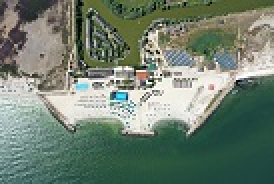
#> input picture resources/Gura_Portitei_Scara_0025.jpg, 137 x 92 px (shown 2 times larger); its folder holds only this picture in this run
$ python image_filters.py
#> lines starting #> are read from the running program, lines starting #| are printed output that depends on the picture; after the words box and inside, x2 and y2 are one past the last pixel; in counts of white or black regions, pixels touching at a corner belong together
import os
import cv2
from PIL import Image
import math
import numpy as np


def convert_to_grayscale(image: np.ndarray) -> np.ndarray:
    """
    Convert an image to grayscale.

    Args:
        image: a numpy array

    Returns:
        a numpy array
    """

    gray_image = np.zeros((image.shape[0], image.shape[1]))

    for i in range(image.shape[0]):
        for j in range(image.shape[1]):
            # https://en.wikipedia.org/wiki/Grayscale#Colorimetric_(perceptual_luminance-preserving)_conversion_to_grayscale
            gray_image[i][j] = 0.299 * image[i][j][0] + 0.587 * image[i][j][1] + 0.114 * image[i][j][2]

    return gray_image


def conv(image: np.ndarray, kernel: np.ndarray) -> np.ndarray:
    """
    Convolve an image with a kernel.

    Args:
        image: a numpy array
        kernel: a numpy array

    Returns:
        a numpy array
    """

    if len(kernel.shape) == 3:
        conv_image_shape = (image.shape[0] - kernel.shape[0] + 1, image.shape[1] - kernel.shape[1] + 1, image.shape[2])
    elif len(kernel.shape) == 2:
        conv_image_shape = (image.shape[0] - kernel.shape[0] + 1, image.shape[1] - kernel.shape[1] + 1)
    else:
        raise ValueError('Invalid kernel shape')

    conv_image = np.zeros(conv_image_shape)
    for i in range(conv_image_shape[0]):
        for j in range(conv_image_shape[1]):
            conv_image[i][j] = conv_pixel(image, kernel, i, j)

    return conv_image


def conv_pixel(image: np.ndarray, kernel: np.ndarray, x: int, y: int) -> np.ndarray:
    """
    Convolve an image with a kernel at a specific pixel.

    Args:
        image: a numpy array
        kernel: a numpy array
        x: the x coordinate of the pixel
        y: the y coordinate of the pixel

    Returns:
        a numpy array
    """

    if len(kernel.shape) == 3:
        pixel = np.zeros(image.shape[2])
    elif len(kernel.shape) == 2:
        pixel = 0
    else:
        raise ValueError('Invalid kernel shape')

    for i in range(kernel.shape[0]):
        for j in range(kernel.shape[1]):
            pixel += image[x + i][y + j] * kernel[i][j]

    return pixel


def get_box_filter(shape: tuple) -> np.ndarray:
    """
    Return a box filter.

    Args:
        shape: the shape of the filter

    Returns:
        a numpy array
    """

    filter = np.zeros(shape)

    for c in range(shape[2]):
        for i in range(shape[0]):
            for j in range(shape[1]):
                filter[i][j][c] = 1 / (shape[0] * shape[1])

    return filter


def get_gaussian_filter(shape: tuple, sigma: float) -> np.ndarray:
    """
    Return a Gaussian filter.

    Args:
        shape: the shape of the filter
        sigma: the standard deviation of the Gaussian distribution

    Returns:
        a numpy array
    """

    filter = np.zeros(shape)

    for c in range(shape[2]):
        for i in range(shape[0]):
            for j in range(shape[1]):
                filter[i][j][c] = gaussian(i, j, sigma)

    normalize(filter, shape[2])
    return filter


def gaussian(x: int, y: int, sigma: float) -> float:
    """
    Return the value of a Gaussian distribution at (x, y).

    Args:
        x: the x coordinate
        y: the y coordinate
        sigma: the standard deviation of the Gaussian distribution

    Returns:
        a float
    """

    return 1 / (2 * math.pi * sigma ** 2) * math.e ** (-(x ** 2 + y ** 2) / (2 * sigma ** 2))


def get_sobel_edge_filter(size: int, orientation: int) -> np.ndarray:
    """
    Return an edge filter.

    Args:
        shape: the shape of the filter

    Returns:
        a numpy array
    """

    if size == 3:
        if orientation == 0:
            return np.array([
                [1, 2, 1],
                [0, 0, 0],
                [-1, -2, 1]
            ])
        elif orientation == 1:
            return np.array([
                [1, 0, -1],
                [2, 0, -2],
                [1, 0, -1]
            ])
        else:
            raise ValueError('Invalid orientation')
    elif size == 5:
        if orientation == 0:
            return np.array([
                [2, 2, 4, 2, 2],
                [1, 1, 2, 1, 1],
                [0, 0, 0, 0, 0],
                [-1, -1, -2, -1, -1],
                [-2, -2, -4, -2, -2]
            ])
        elif orientation == 1:
            return np.array([
                [-1, 0, 1],
                [-2, 0, 2],
                [-1, 0, 1]
            ])
        else:
            raise ValueError('Invalid orientation')


def get_rectangle_filter() -> np.ndarray:
    """
    Return a rectangle filter.

    Returns:
        a numpy array
    """

    rectangle_filter = np.array([
        [0, 0, 0, 0, 0],
        [1, 1, 1, 1, 1],
        [1, 1, 1, 1, 1],
        [1, 1, 1, 1, 1],
        [0, 0, 0, 0, 0]
    ])

    filter = np.zeros((5, 5, 3))

    for c in range(filter.shape[2]):
        filter[:, :, c] = rectangle_filter

    normalize(filter, filter.shape[2])
    return filter


def normalize(filter: np.ndarray, channels: int):
    if channels == 1:
        filter /= np.sum(filter)
    else:
        for c in range(channels):
            filter[:, :, c] /= np.sum(filter[:, :, c])


def filter_on_color(image: Image, lower: list, upper: list) -> np.ndarray:
    hsv_image = image.convert('HSV')

    lower_h = lower[0]
    upper_h = upper[0]

    np_lower = np.array(lower, dtype=np.uint8)
    np_upper = np.array(upper, dtype=np.uint8)

    if lower_h < upper_h:
        mask = np.all(np.logical_and(hsv_image >= np_lower, hsv_image <= np_upper), axis=-1)
    else:
        mask = np.all(np.logical_or(hsv_image >= np_lower, hsv_image <= np_upper), axis=-1)

    curated_image = np.array(image)
    curated_image[~mask] = [0, 0, 0]

    return curated_image


def main():
    resources_path = './resources'
    results_path = './results'

    # Box & Gaussian & Edge filters
    for filename in os.listdir(resources_path):
        image = cv2.imread(os.path.join(resources_path, filename))
#> image is the input picture: shape (92, 137, 3); mean B, G, R 112.4, 127.5, 112.1
        filter_size = 5

        # Box filter
        box_filter = get_box_filter((filter_size, filter_size, image.shape[2]))
        box_result = conv(image, box_filter)
        cv2.imwrite(os.path.join(results_path, f'box_{filter_size}/{filename}'), box_result)

        # Gaussian filter
        gaussian_filter = get_gaussian_filter((filter_size, filter_size, image.shape[2]), 1)
        gaussian_result = conv(image, gaussian_filter)
#> after the loop in conv (call 2), `for i in range(conv_image_shape[0]):`:
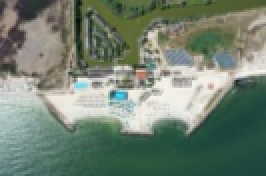
#> conv_image: shape (88, 133, 3) float64 (shown 2 times larger); mean B, G, R 114.5, 129.7, 115.4
        cv2.imwrite(os.path.join(results_path, f'gaussian_{filter_size}/{filename}'), gaussian_result)

        # Edge filter
        gray_image = convert_to_grayscale(image)
#> after the loop in convert_to_grayscale, `for i in range(image.shape[0]):`:
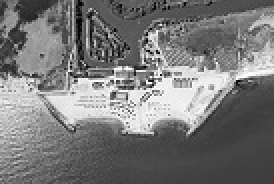
#> gray_image: shape (92, 137) float64 (shown 2 times larger); min 0.598, max 254.4, mean 121.2
        edge_x_filter = get_sobel_edge_filter(filter_size, 0)
        edge_y_filter = get_sobel_edge_filter(filter_size, 1)
        edge_result = conv(conv(gray_image, edge_x_filter), edge_y_filter)
#> after the loop in conv (call 3), `for i in range(conv_image_shape[0]):`:
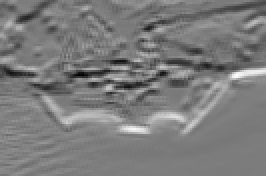
#> conv_image: shape (88, 133) float64 (shown 2 times larger); min -2765.9, max 2938.1, mean 4.4; drawn with min black and max white
#> after the loop in conv (call 4), `for i in range(conv_image_shape[0]):`:
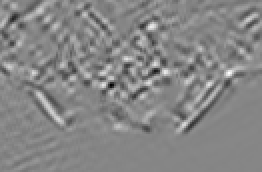
#> conv_image: shape (86, 131) float64 (shown 2 times larger); min -6964.8, max 6279.7, mean 2.7; drawn with min black and max white
        cv2.imwrite(os.path.join(results_path, f'edge_{filter_size}/{filename}'), edge_result)
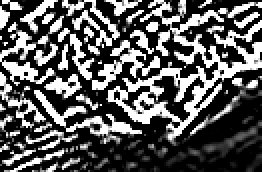
#> saved as Gura_Portitei_Scara_0025.jpg: shape (86, 131) (shown 2 times larger); min 0, max 255, mean 91.1


    # Object detection
    for filename in os.listdir(resources_path):
        image = Image.open(f'{resources_path}/{filename}')
#> image: PIL image 137x92 RGB

        # Blue pool
        blue_pool = filter_on_color(image, [125, 50, 50], [130, 255, 255])
#> in filter_on_color, `hsv_image = image.convert('HSV')`: hsv_image: PIL image 137x92 HSV; mean H, S, V 76.1, 69.4, 129.8
#> in filter_on_color, `mask = np.all(np.logical_and(hsv_image >= np_lower, hsv_image <= np_up..`:
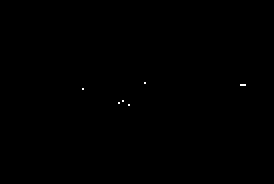
#> mask: shape (92, 137) bool (shown 2 times larger); 0.06% white in thin lines or dots, all inside (x1, y1, x2, y2) = (41, 41, 123, 53)
        blue_pool_image = Image.fromarray(blue_pool)
        blue_pool_image.save(f'{results_path}/blue_pool/{filename}')

        # Orange building
        orange_building = filter_on_color(image, [0, 50, 50], [15, 255, 255])
#> in filter_on_color (call 2), `mask = np.all(np.logical_and(hsv_image >= np_lower, hsv_image <= np_up..`: mask: shape (92, 137) bool; 0.36% white in thin lines or dots, all inside (x1, y1, x2, y2) = (0, 9, 74, 40)
        orange_building_image = Image.fromarray(orange_building)
        orange_building_image.save(f'{results_path}/orange_building/{filename}')

        # Red H
        red_h = filter_on_color(image, [240, 50, 50], [5, 255, 255])
#> in filter_on_color (call 3), `mask = np.all(np.logical_or(hsv_image >= np_lower, hsv_image <= np_upp..`:
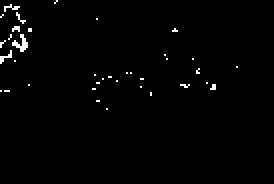
#> mask: shape (92, 137) bool (shown 2 times larger); 1.2% white in thin lines or dots, all inside (x1, y1, x2, y2) = (0, 0, 119, 55)
        red_h_image = Image.fromarray(red_h)
        red_h_image.save(f'{results_path}/red_h/{filename}')


if __name__ == '__main__':
    main()
